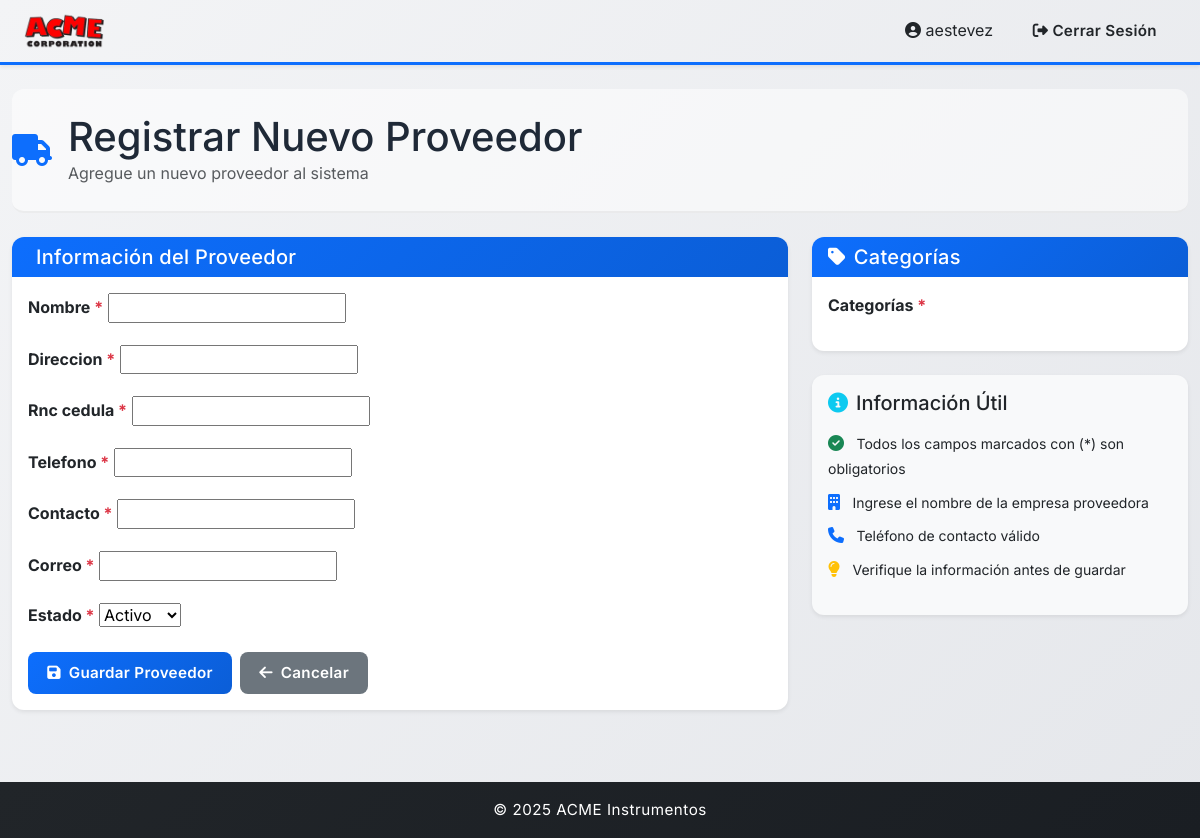
Before: /proveedores/nuevo/ (signed in) with the older database file.
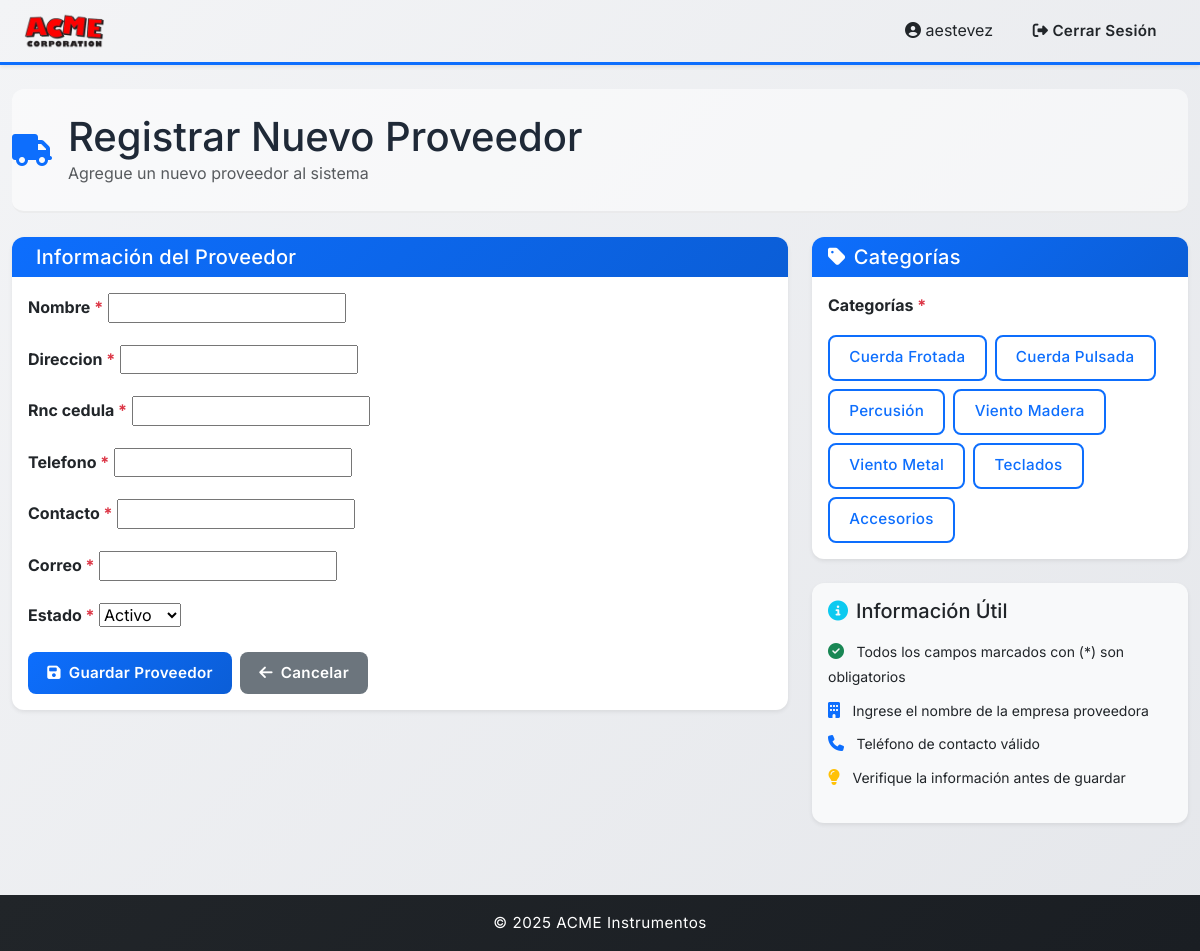
After: the same page with the newer database file.
### inventario/models.py (models this page shows)
class CategoriaProducto(models.Model):
    id_categoria = models.AutoField(primary_key=True)
    descripcion = models.CharField(max_length=100, unique=True)
    def __str__(self):
        return self.descripcion

### proveedores/views.py (the view)
# urls.py: path("nuevo/", crear_editar_proveedor, name="crear_proveedor"),
def crear_editar_proveedor(request, pk=None):
    proveedor = get_object_or_404(Proveedor, pk=pk) if pk is not None else None
    if request.method == "POST":
        form = ProveedorForm(request.POST, instance=proveedor)
        if form.is_valid():
            form.save()
            return redirect("proveedores")
    else:
        form = ProveedorForm(instance=proveedor)
    return render(
        request,
        "proveedor_form.html",
        {
            "form": form,
            "editando": proveedor is not None,
        },
    )

### proveedores/forms.py (shortened to what this page needs)
class ProveedorForm(forms.ModelForm):
    categorias = forms.ModelMultipleChoiceField(
        queryset=CategoriaProducto.objects.all(),
        widget=forms.CheckboxSelectMultiple,
        required=True,  # Ahora es obligatorio
        label="Categorías",
        help_text="Seleccione al menos una categoría"
    )
    class Meta:
        model = Proveedor
        fields = [
            "nombre",
            "categorias",
            "direccion",
            "rnc_cedula",
            "telefono",
            "contacto",
            "correo",
            "estado",
        ]

### proveedores/templates/proveedor_form.html (shortened to what this page needs)
{% extends "base.html" %} {% block content %}
<div class="page-header mb-4">
  <div class="d-flex align-items-center">
    <i class="fas fa-truck fa-2x text-primary me-3"></i>
    <div>
      <h1 class="mb-0">Registrar Nuevo Proveedor</h1>
      <p class="text-muted mb-0">Agregue un nuevo proveedor al sistema</p>
    </div>
  </div>
</div>
<div class="row">
  <div class="col-md-8">
    <div class="card shadow-sm">
      <div class="card-header bg-gradient-primary text-white">
        <h5 class="mb-0">Información del Proveedor</h5>
      </div>
      <div class="card-body">
        <form method="POST" novalidate>
          {% for field in form %}
            {% if field.name != 'categorias' %}
              <div class="mb-3">
                <label for="{{ field.id_for_label }}" class="form-label fw-bold">
                  {{ field.label }}
                  {% if field.field.required %}
                    <span class="text-danger">*</span>
                  {% endif %}
                </label>
                {% if field.field.widget.input_type == 'textarea' %}
                  <textarea
                    name="{{ field.name }}"
                    class="form-control{% if field.errors %} is-invalid{% endif %}"
                    id="{{ field.id_for_label }}"
                    rows="4"
                  >{{ field.value|default:'' }}</textarea>
                {% elif field.field.widget.input_type == 'select' %}
                  {{ field }}
                {% else %}
                  {{ field }}
                {% endif %}
              </div>
            {% endif %}
          {% endfor %}
          <div class="d-flex gap-2">
            <button type="submit" class="btn btn-primary btn-lg">
              <i class="fas fa-save me-2"></i>Guardar Proveedor
            </button>
            <a href="{% url 'proveedores' %}" class="btn btn-secondary btn-lg">
              <i class="fas fa-arrow-left me-2"></i>Cancelar
            </a>
          </div>
        </form>
      </div>
    </div>
  </div>
  <div class="col-md-4">
    <div class="card shadow-sm mb-4">
      <div class="card-header bg-gradient-primary text-white">
        <h5 class="mb-0"><i class="fas fa-tag me-2"></i>Categorías</h5>
      </div>
      <div class="card-body">
        {% for field in form %}
          {% if field.name == 'categorias' %}
            <label class="form-label fw-bold d-block mb-3">
              {{ field.label }}
              {% if field.field.required %}
                <span class="text-danger">*</span>
              {% endif %}
            </label>
            <div class="d-flex flex-wrap gap-2">
              {% for value, label in field.field.choices %}
                <label for="categoria_{{ value }}" class="btn btn-outline-primary categoria-btn">
                  {{ label }}
                </label>
              {% endfor %}
            </div>
          {% endif %}
        {% endfor %}
      </div>
    </div>
    <div class="card shadow-sm bg-light">
      <div class="card-body">
        <h5 class="card-title mb-3">
          <i class="fas fa-info-circle text-info me-2"></i>Información Útil
        </h5>
        <ul class="list-unstyled">
          <li class="mb-2">
            <i class="fas fa-check-circle text-success me-2"></i>
            <small>Todos los campos marcados con (*) son obligatorios</small>
          </li>
          <li class="mb-2">
            <i class="fas fa-building text-primary me-2"></i>
            <small>Ingrese el nombre de la empresa proveedora</small>
          </li>
          <li class="mb-2">
            <i class="fas fa-phone text-primary me-2"></i>
            <small>Teléfono de contacto válido</small>
          </li>
          <li>
            <i class="fas fa-lightbulb text-warning me-2"></i>
            <small>Verifique la información antes de guardar</small>
          </li>
        </ul>
      </div>
    </div>
  </div>
</div>
{% endblock %}

Changed rows visible on the page:
added CategoriaProducto: choices "Cuerda Frotada"
added CategoriaProducto: choices "Cuerda Pulsada"
added CategoriaProducto: choices "Percusión"
added CategoriaProducto: choices "Viento Madera"
added CategoriaProducto: choices "Viento Metal"
added CategoriaProducto: choices "Teclados"
added CategoriaProducto: choices "Accesorios"
